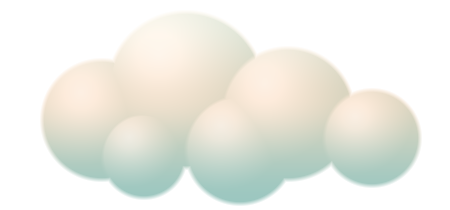
#> input picture apps/mazeout/art/ui/out/balloonCloudA@3x.png, 450 x 210 px; its folder holds 4 pictures in this run
$ python check.py
#> lines starting #> are read from the running program, lines starting #| are printed output that depends on the picture
#!/usr/bin/env python3
"""Checks art/ui/out against the case list art/ui/CASES.txt (one UIArt case per line, '#' comments; SPEC-ui §7 will
generate it): every case has <case>@3x.png, RGBA, sizes are whole pt at 3x, the art is not empty and does not touch the
frame edge by accident (transparent-margin check for sprite art), no stray files.

    python3 art/ui/tools/check.py            # prints a table; exit 1 on any failure
"""
import os
import re
import sys

import numpy as np
from PIL import Image

HERE = os.path.dirname(os.path.abspath(__file__))
UI = os.path.dirname(HERE)
APP = os.path.dirname(os.path.dirname(UI))
OUT = os.path.join(UI, "out")
OPAQUE = set()      # full-bleed cases (backgrounds) go here
EXTRA = set()       # proposed extra cases (reported, not failed)
SIDECARS = set()    # json sidecars allowed next to the PNGs


def spec_cases():
    p = os.path.join(UI, "CASES.txt")
    if not os.path.exists(p):
        return set()
    out = set()
    for line in open(p, encoding="utf-8"):
        line = line.split("#", 1)[0].strip()
        if line:
            out.add(line.split()[0])
    return out


def main():
    want = spec_cases()
    files = sorted(os.listdir(OUT))
    have = {f[:-7] for f in files if f.endswith("@3x.png")}
    stray = [f for f in files if not f.endswith("@3x.png") and f not in SIDECARS]
    bad = []
    rows = []
    for c in sorted(have):
        im = Image.open(os.path.join(OUT, f"{c}@3x.png"))
#> im is the input picture: PIL image 450x210 RGBA; mean R, G, B, A 118.1, 119, 111.3, 130.3
        a = np.asarray(im.convert("RGBA"))[..., 3]
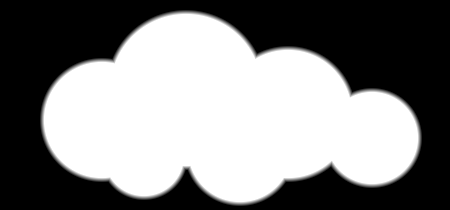
#> a: shape (210, 450); min 0, max 255, mean 130.3
        cov = float((a > 8).mean())
#> cov = 0.535
        w, h = im.size
#> w = 450; h = 210
        edge = max(a[0].max(), a[-1].max(), a[:, 0].max(), a[:, -1].max())
#> edge = 0
        fading = False
        ok = im.mode == "RGBA" and w % 3 == 0 and h % 3 == 0 and (cov > 0.02 or (fading and a.max() > 0))
#> ok = True
        note = ""
        if im.mode != "RGBA":
            note += " not RGBA;"
        if w % 3 or h % 3:
            note += " size not whole pt;"
        if cov <= 0.02:
            note += " fade-out tail;" if fading else " empty;"
        if c not in OPAQUE and edge > 250:
            note += " touches edge;"
        if not ok:
            bad.append(c)
        rows.append(f"{c:22s} {w:5d} x {h:<5d} px  {w / 3:6.1f} x {h / 3:<6.1f} pt  alpha {cov:5.2f} {'OK' if ok else 'FAIL'}{note}")
#> pass 2 of the loop in main, `for c in sorted(have):`:
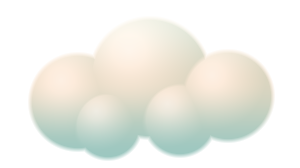
#> input picture apps/mazeout/art/ui/out/balloonCloudB@3x.png, 300 x 168 px
#> in main, im is the input picture: PIL image 300x168 RGBA; mean R, G, B, A 112, 112.8, 105.5, 121.7
#> in main, `a = np.asarray(im.convert("RGBA"))[..., 3]`:
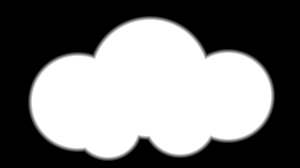
#> a: shape (168, 300); min 0, max 255, mean 121.7
#> cov = 0.506
#> pass 3 of the loop in main, `for c in sorted(have):`:
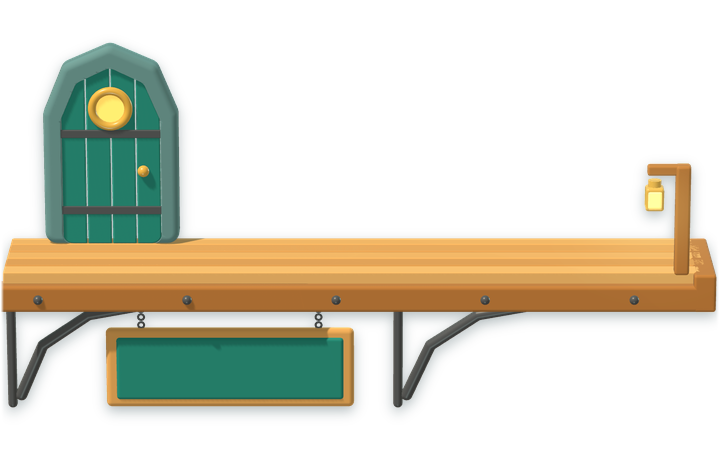
#> input picture apps/mazeout/art/ui/out/balloonLedge@3x.png, 720 x 450 px
#> in main, im is the input picture: PIL image 720x450 RGBA; mean R, G, B, A 50.1, 53.5, 39.7, 82.4
#> in main, `a = np.asarray(im.convert("RGBA"))[..., 3]`:
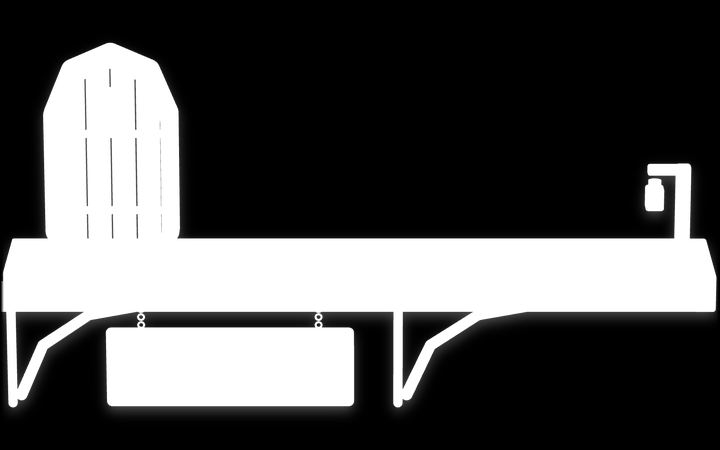
#> a: shape (450, 720); min 0, max 255, mean 82.4
#> cov = 0.391
#> the loop made 4 passes; the first 3 are shown
    print("\n".join(rows))
    missing = sorted(want - have)
    extra = sorted(have - want - EXTRA)
    print(f"\nspec cases {len(want)}, produced {len(have & want)}, extra (proposed) {sorted(have & EXTRA)}")
    print("missing:", missing or "none")
    print("unexpected:", extra or "none")
    print("stray files:", stray or "none")
    print("total size MB:", round(sum(os.path.getsize(os.path.join(OUT, f)) for f in files) / 1e6, 2))
    if missing or bad or stray or extra:
#> (the run stopped early here; a loop or call above may not have finished)
